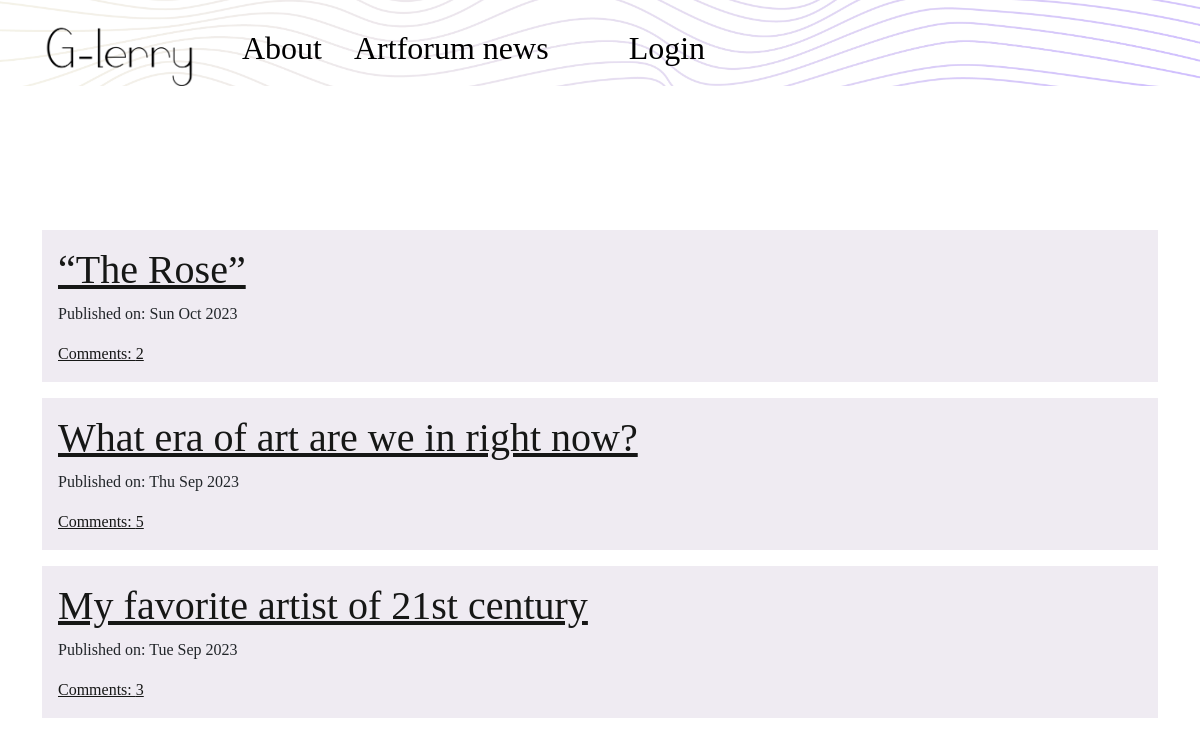
The app's page /, older data.
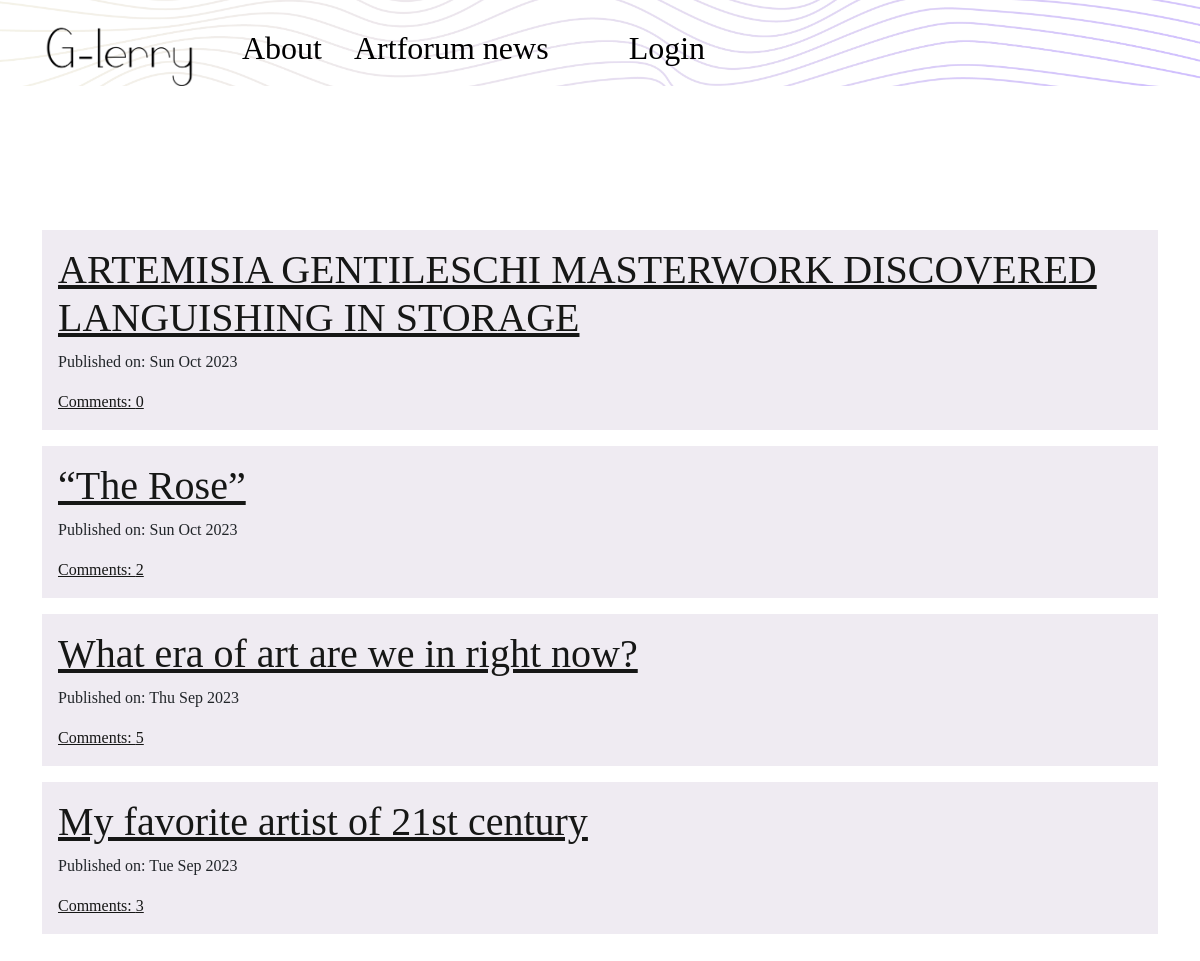
The same page, newer data.
### blog/models.py (models this page shows, shortened)
class Post(models.Model):
    author = models.ForeignKey('auth.User', on_delete=models.CASCADE)
    title = models.CharField(max_length=200)
    text = RichTextField(blank=True, null=True)
    create_date = models.DateTimeField(default=timezone.now)
    published_date = models.DateTimeField(blank=True, null=True)
    def approve_comments(self):
        return self.comments.filter(approved_comment=True)
    """
        The primary key patches to self.pk, after i create post, and i hit publication,
        go to post detail of the primary key of post i just created

    """

### blog/views.py (the view)
# urls.py: path('', views.PostListView.as_view(), name='post_list'),
class PostListView(ListView):
    model = Post
    def get_queryset(self):
        return Post.objects.filter(published_date__lte=timezone.now()).order_by('-published_date')
    """

    with get query set - set SQL query in model.
    Grab post model.all objects and filter them based on condition.
    --lte=less than or equal to current tiem and order them based by curent date (the dash means DESC order

    """

### blog/templates/blog/post_list.html
{% extends "blog/base.html" %}
{% block content %}
<div class="centerstage">
    {% for post in post_list %}
    <div class="post">
        <h1><a class="post-list-content" href="{% url 'post_detail' pk=post.pk %}">{{ post.title }}</a></h1>
        <div>
            <p>Published on: {{ post.published_date|date:"D M Y" }}</p>
        </div>
    <a class="post-list-content" href="{% url 'post_detail' pk=post.pk %}">Comments: {{ post.approve_comments.count }}</a>
    </div>
    {% endfor %}
</div>
{% endblock %}

### blog/templates/blog/base.html (shortened to what this page needs)
<!doctype html>
{% load static %}
<html lang="en">
<head>
    <link href="https://cdn.jsdelivr.net/npm/bootstrap@5.3.2/dist/css/bootstrap.min.css" rel="stylesheet">
    <link rel="stylesheet" href="//cdn.jsdelivr.net/npm/medium-editor@latest/dist/css/medium-editor.min.css" type="text/css" media="screen" charset="utf-8">
    <link rel="stylesheet" href="{% static 'css/blog.css' %}">
</head>
<body>
    <nav class="navbar navbar-expand-lg  glerry-nav">
          <div class="container-fluid">
            <ul class="navbar-nav me-auto mb-2 mb-lg-0">
                <li><a class="navbar-brand big-brand" href="{% url 'post_list' %}">
                <img src="/static/images/glerry-logo.png" alt="Logo G-lerry" width="150" class="logo-glerry d-inline-block align-text-top">
                </a></li>
                    <li>
                        <a class="nav-link customlink" href="{% url 'about' %}">About</a>
                    </li>
                    <li>
                        <a class="nav-link customlink" href="https://www.artforum.com/news"> Artforum news</a>
                    </li>
                    {% if user.is_authenticated %}
                          <li class="nav-item dropdown customlink">
                            <a class="nav-link dropdown-toggle" data-bs-toggle="dropdown" href="#" role="button" aria-expanded="false">User</a>
                                <ul class="dropdown-menu">
                                    <a class="dropdown-item customlink-drop" href="{% url 'post_new' %}">New post </a>
                                    <a class="dropdown-item customlink-drop" href="{% url 'post_draft_list' %}">Drafts</a>
                                        {% if user.is_superuser %}
                                            <a class="dropdown-item customlink-drop" href="{% url 'admin:index' %}">Admin ✎</a>
                                             <a class="dropdown-item change-logout customlink-drop" href="{% url 'logout' %}">Logout</a>
                                            <hr class="dropdown-divider">
                                            <p class="dropdown-item welcome-user customlink-drop-user" >Welcome: {{ user.username }} 👑</p>
                                        {% else %}
                                            <a class="dropdown-item change-logout customlink-drop" href="{% url 'logout' %}">Logout</a>
                                             <hr class="dropdown-divider">
                                            <p class="dropdown-item welcome-user customlink-drop-user" >Welcome: {{ user.username }}</p>
                                        {% endif %}
                                </ul>
                          </li>
                    {% else %}
                        <a href="{% url 'login' %}" class="nav navbar-right nav-item customlink customlogin">Login</a>
                    {% endif %}
            </ul>
          </div>
    </nav>
    <div class="content container">
        <div class="row">
            {% block content %}
            {% endblock %}
        </div>
    </div>
</body>
</html>

### blog/static/css/blog.css (style rules this page uses)
* { font-family: 'Playfair Display', serif; }
.big-brand { font-size: 3rem ; }
.content { margin-top: 8rem; margin-bottom: 8rem; }
.glerry-nav { background-image: url('/static/images/glerry2.png'); background-repeat: no-repeat; background-size: cover; margin: 0; padding: 0; }
.logo-glerry { margin: 0.5rem 1rem 0 2rem; }
.customlink { margin: 1rem 0.5rem 0 0.5rem; font-size: 2rem; color: black; text-decoration: none; }
.customlogin { padding-top: 0.5rem; margin-left: 4rem; }
.post-list-content { color: #161716; }
.post { background-color: #efebf2; padding: 1rem; margin: 1rem 0; }

Row changes from the older to the newer data that the page shows:
added Post: title "ARTEMISIA GENTILESCHI MASTERWORK DISCOVERED LANGUISHING IN STORAGE", published_date "Sun Oct 2023", approve_comments.count "0"
